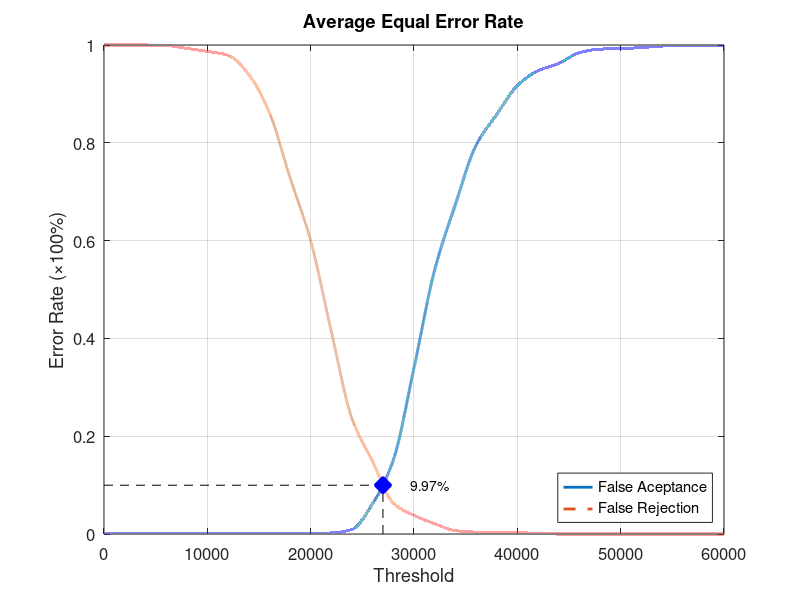
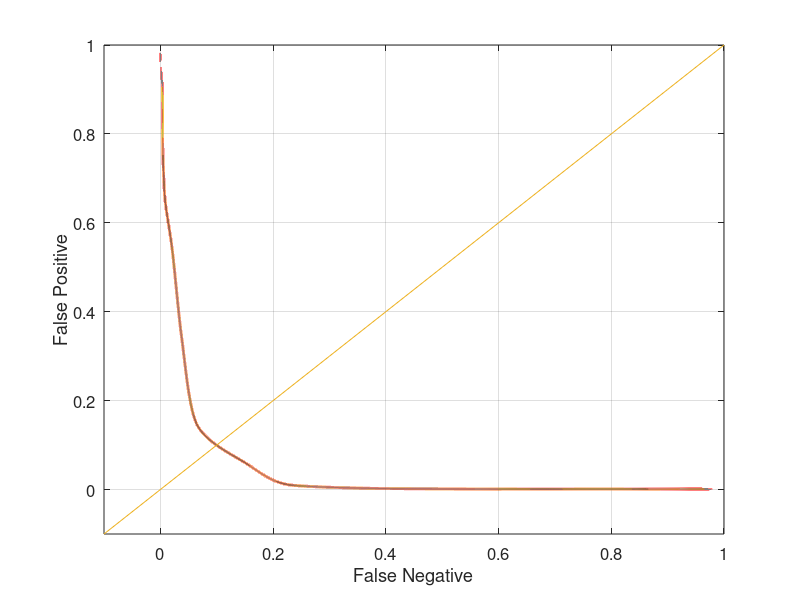

These charts were generated, in order, by the following MATLAB code:
function yEER = Database3Average
close all;
clear;
clc;
x = 0:2000:60000;
xq = 0:0.5:60000;

y0 = [0 0.00105263 0.00105263 0.00105263 0.00105263 0.00105263 0.00105263 0.00105263 0.00105263 0.00105263 0.00105263 0.00210526 0.00947368 0.0621053 0.151579 0.34 0.54 0.673684 0.794737 0.857895 0.916842 0.947368 0.962105 0.984211 0.991579 0.992632 0.994737 0.997895 0.998947 0.998947 1];
yy0 = interp1(x, y0, xq, 'pchip');
y1 = [1 1 1 0.999 0.993 0.987 0.979 0.94 0.862 0.729 0.6 0.414 0.236 0.148 0.063 0.038 0.021 0.007 0.004 0.004 0.003 0.001 0 0 0 0 0 0 0 0 0];
yy1 = interp1(x, y1, xq, 'pchip');

% Calculating EER: 
y2 = abs(y0 - y1);
find(y2 == min(y2))
yy2 = abs(yy0 - yy1);
xEER = find(yy2 == min(yy2));
xEERIndex = xq(xEER) % X-axis EER
yEER = yy0(xEER) % Y-axis EER

main = figure
plot(xq, yy0,'-','LineWidth', 2);	hold on
plot(xq, yy1,'--','LineWidth', 2);	hold on
plot([xEERIndex xEERIndex], [0 yEER], 'k--');	hold on
plot([0 xEERIndex], [yEER yEER], 'k--');	hold on
plot(xEERIndex, yEER, 'bx', 'LineWidth', 10);	hold on
text(xEERIndex + 10 * xEERIndex / 100, yEER, [num2str(round((10000 * yEER)) / 100) '%'])
legend('False Aceptance', 'False Rejection', 'Location', 'SouthEast')
xlabel('Threshold')
ylabel('Error Rate (\times100%)')
title('Average Equal Error Rate')
set(gca, 'FontSize', 12)
axis([0 60000 0 1])
grid on

print(main, 'Database3AverageMain', '-dpng');
FNRxFPR = figure('Color', [1 1 1]);
plot(yy1, yy0, '-', yy1, yy0, 'LineWidth', 2);
hold on
y = -0.1:0.1:1
plot(y, y); 
set(gca, 'FontSize', 12)
xlabel('False Negative')
ylabel('False Positive')
axis([-0.1 1 -0.1 1])
set(gca, 'FontSize', 12)
grid on

print(FNRxFPR, 'Database3AverageFNRxFPR','-dpng');
end
